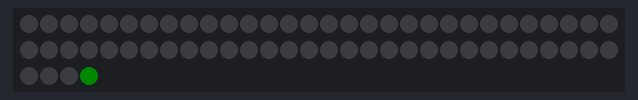
Recording of a sketch running on a simulated Arduino Uno, built with avr-gcc and run on an emulated ATmega328P. Shown: 64 RGB LEDs in strip order, left to right, continuing on the next row. Dim RGB values are drawn brighter than linear.

Above: at 0.51 s.
At 1.12 s:
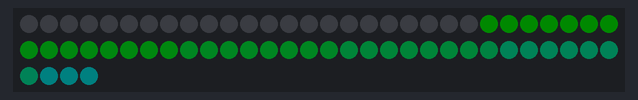
At 2.03 s:
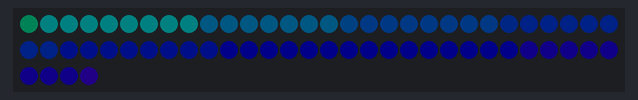
At 2.64 s:
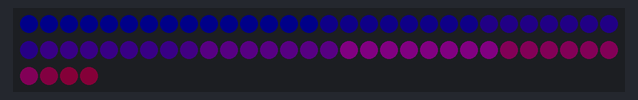
At 3.56 s:
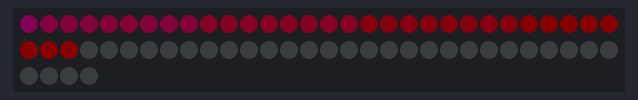
At 4.71 s:
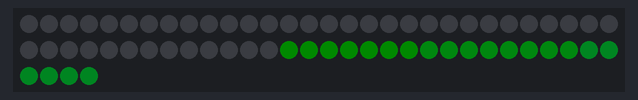

The sketch:

neo7.ino
```cpp
#include <Adafruit_NeoPixel.h>
#include "frames.h"

Adafruit_NeoPixel strip(64, 6);
int whichFrame = 0;
int colors [5][3] {
  {0, 0, 0},
  {255, 0, 0},
  {255, 0, 255},
  {0, 0, 255},
  {255, 255, 0}
};
void setup() {
  strip.setBrightness(10);
  Serial.begin(9600);
  strip.begin();
  strip.clear();
  strip.show();
}
void loop() {
  int i;
  int k;
  for (k = 0; k < 64 * 5; k++) { // 5 cycles of all colors on wheel
    for (i = 0; i < strip.numPixels(); i++) {
      strip.setPixelColor(i, Wheel(((i * 64 / strip.numPixels()) + k) & 255));
    }
    strip.show();
    delay(10);
  }

}
uint32_t Wheel(byte WheelPos) {
  WheelPos = 255 - WheelPos;
  if (WheelPos < 85) {
    return strip.Color(255 - WheelPos * 3, 0, WheelPos * 3);
  }
  if (WheelPos < 170) {
    WheelPos -= 85;
    return strip.Color(0, WheelPos * 3, 255 - WheelPos * 3);
  }
  WheelPos -= 170;  return strip.Color(0, 0, 0);
}
```

Source omitted: frames.h (data table, 1673 bytes)

Measured:
- by itself, everything shown: repeats every 4.9 s, in 17 steps
